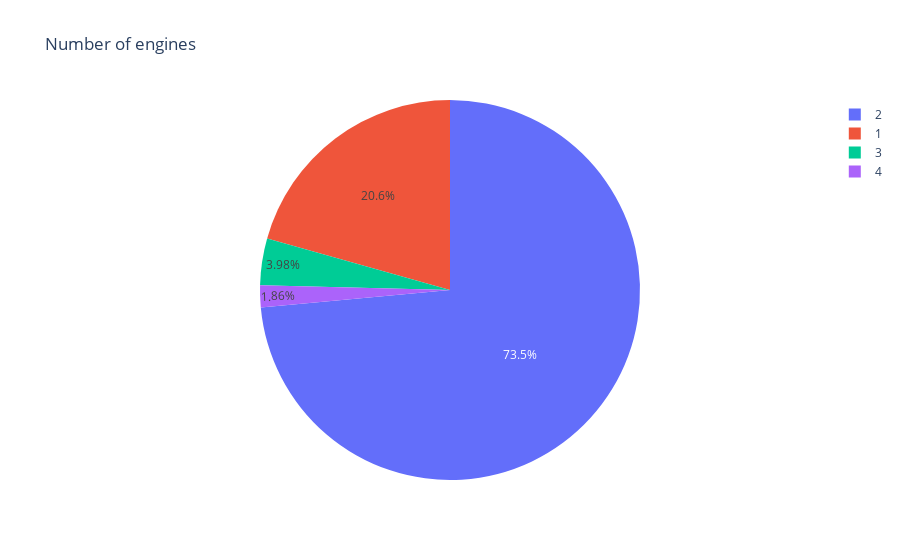

Notebook source saved alongside this figure:
### Code cell
k = df[(df[DataSchema.effect_indicated_damage]) & (
    df["Any Cost?"] == True)][DataSchema.aircraft_nbr_engines]
k = Counter(k)

fig = go.Figure(data=go.Pie(values=tuple(k.values()),
                            labels=tuple(k.keys())
                            ))

fig.update_layout(
    title="Number of engines"
)
fig

### Figure 1 — Plotly figure (JSON) as saved in the notebook; plotly's stock layout.template omitted (floating-point values rounded to 4 significant figures)
{"data": [{"labels": ["2", "3", "4", "1"], "type": "pie", "values": [592, 32, 15, 166]}], "layout": {"title": {"text": "Number of engines"}}}
